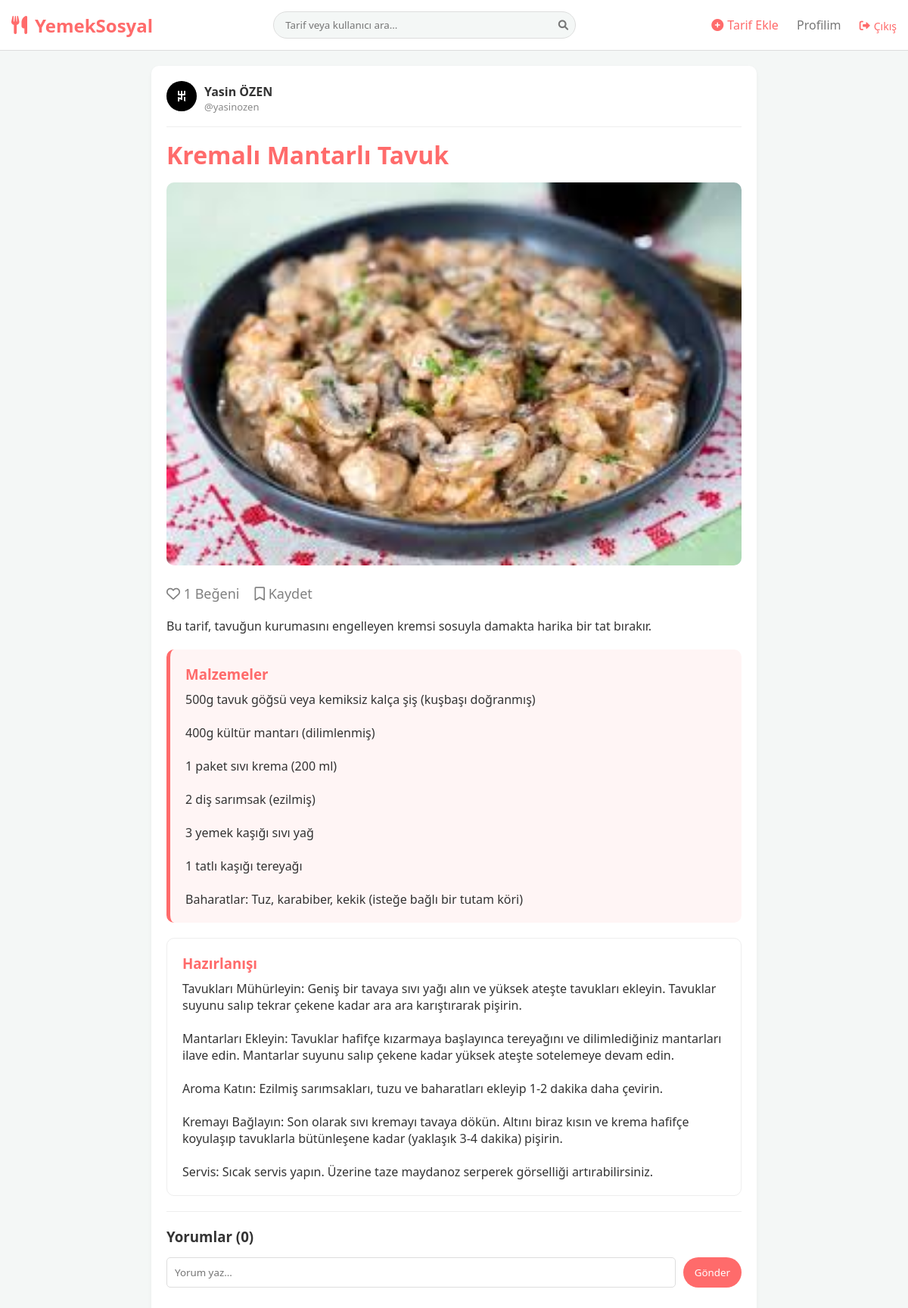
The page /tarif-detay.php?id=2 (signed in) on the database its author committed.
### tables this page shows
CREATE TABLE `recipes` (
  `id` int(11) NOT NULL,
  `user_id` int(11) DEFAULT NULL,
  `title` varchar(150) NOT NULL,
  `description` text DEFAULT NULL,
  `image` varchar(255) DEFAULT NULL,
  `ingredients` text DEFAULT NULL,
  `instructions` text DEFAULT NULL,
  `created_at` timestamp NOT NULL DEFAULT current_timestamp()
);

CREATE TABLE `users` (
  `id` int(11) NOT NULL,
  `username` varchar(50) NOT NULL,
  `full_name` varchar(100) NOT NULL,
  `email` varchar(100) NOT NULL,
  `phone` varchar(20) NOT NULL,
  `password` varchar(255) NOT NULL,
  `avatar` varchar(255) DEFAULT 'default.png',
  `verification_code` varchar(10) DEFAULT NULL,
  `is_verified` tinyint(1) DEFAULT 0,
  `created_at` timestamp NOT NULL DEFAULT current_timestamp(),
  `bio` text DEFAULT NULL,
  `role` enum('user','admin','manager') DEFAULT 'user'
);

### tarif-detay.php (the view, shortened to what this page needs)
<?php
include 'includes/header.php';
$recipe_id = $_GET['id'];
$my_id = $_SESSION['user_id'];
$stmt = $pdo->prepare("SELECT r.*, u.full_name, u.username, u.avatar
                       FROM recipes r JOIN users u ON r.user_id = u.id WHERE r.id = ?");
$stmt->execute([$recipe_id]);
$recipe = $stmt->fetch();
$liked = $pdo->query("SELECT count(*) FROM likes WHERE user_id=$my_id AND recipe_id=$recipe_id")->fetchColumn();
$saved = $pdo->query("SELECT count(*) FROM saved_recipes WHERE user_id=$my_id AND recipe_id=$recipe_id")->fetchColumn();
$like_count = $pdo->query("SELECT count(*) FROM likes WHERE recipe_id=$recipe_id")->fetchColumn();
$comments_stmt = $pdo->prepare("SELECT c.*, u.full_name, u.username, u.avatar
                                FROM comments c JOIN users u ON c.user_id = u.id
                                WHERE c.recipe_id = ? ORDER BY c.created_at DESC");
$comments_stmt->execute([$recipe_id]);
$comments = $comments_stmt->fetchAll();
?>
<div class="container" style="max-width: 800px; margin-top: 20px;">
    <div class="card">
        <div class="post-header" style="border-bottom: 1px solid #eee; padding-bottom: 15px; margin-bottom: 15px;">
            <a href="profil.php?kullanici=<?php echo $recipe['username']; ?>">
                <img src="uploads/<?php echo !empty($recipe['avatar']) ? $recipe['avatar'] : 'default.png'; ?>" class="avatar">
            </a>
            <div>
                <a href="profil.php?kullanici=<?php echo $recipe['username']; ?>" class="username" style="font-size: 16px;">
                    <?php echo htmlspecialchars($recipe['full_name']); ?>
                </a>
                <div style="color: #888; font-size: 13px;">@<?php echo $recipe['username']; ?></div>
            </div>
        </div>
        <h1 style="color: var(--primary); margin-bottom: 15px;"><?php echo htmlspecialchars($recipe['title']); ?></h1>
        <?php if($recipe['image']): ?>
            <img src="uploads/<?php echo $recipe['image']; ?>" style="width: 100%; border-radius: 10px; margin-bottom: 20px;">
        <?php endif; ?>
        <div style="display:flex; gap:20px; margin-bottom:20px; font-size:18px;">
            <a href="islem.php?begen=<?php echo $recipe_id; ?>" style="color: <?php echo $liked ? 'red' : 'gray'; ?>;">
                <i class="<?php echo $liked ? 'fas' : 'far'; ?> fa-heart"></i> <?php echo $like_count; ?> Beğeni
            </a>
            <a href="islem.php?kaydet=<?php echo $recipe_id; ?>" style="color: <?php echo $saved ? 'var(--primary)' : 'gray'; ?>;">
                <i class="<?php echo $saved ? 'fas' : 'far'; ?> fa-bookmark"></i> <?php echo $saved ? 'Kaydedildi' : 'Kaydet'; ?>
            </a>
        </div>
        <p style="font-size: 16px; margin-bottom: 20px;"><?php echo nl2br(htmlspecialchars($recipe['description'])); ?></p>
        <?php if (!empty(trim($recipe['ingredients']))): ?>
        <div style="background: #fff5f5; padding: 20px; border-radius: 10px; border-left: 5px solid var(--primary); margin-bottom: 20px;">
            <h3 style="color: var(--primary); margin-bottom: 10px;">Malzemeler</h3>
            <p><?php echo nl2br(htmlspecialchars($recipe['ingredients'])); ?></p>
        </div>
        <?php endif; ?>
        <?php if (!empty(trim($recipe['instructions']))): ?>
        <div style="padding: 20px; border: 1px solid #eee; border-radius: 10px; margin-bottom:20px;">
            <h3 style="color: var(--primary); margin-bottom: 10px;">Hazırlanışı</h3>
            <p><?php echo nl2br(htmlspecialchars($recipe['instructions'])); ?></p>
        </div>
        <?php endif; ?>
        <h3 style="margin-bottom:15px; border-top:1px solid #eee; padding-top:20px;">Yorumlar (<?php echo count($comments); ?>)</h3>
        <form action="islem.php" method="POST" style="margin-bottom:30px; display:flex; gap:10px;">
            <input type="text" name="comment" class="form-control" placeholder="Yorum yaz..." required>
            <button type="submit" name="yorum_yap" class="btn-primary">Gönder</button>
        </form>
    </div>
</div>
</body>
</html>

### css/style.css (style rules this page uses)
:root { --primary: #ff6b6b; --bg-color: #f4f7f6; --text-dark: #333; --text-grey: #777; --white: #fff; --border-radius: 10px; }
* { margin: 0; padding: 0; box-sizing: border_box; font-family: 'Segoe UI', sans-serif; }
body { background-color: var(--bg-color); color: var(--text-dark); }
a { text-decoration: none; color: inherit; }
.container { max-width: 1200px; margin: 0 auto; padding: 0 15px; }
.btn-primary { background: var(--primary); color: var(--white); padding: 8px 15px; border-radius: 20px; border: none; cursor: pointer; }
.card { background: var(--white); border-radius: var(--border-radius); padding: 20px; margin-bottom: 20px; box-shadow: 0 2px 5px rgba(0,0,0,0.05); }
.post-header { display: flex; align-items: center; gap: 10px; margin-bottom: 15px; }
.avatar { width: 40px; height: 40px; border-radius: 50%; object-fit: cover; background: #ddd; }
.username { font-weight: bold; font-size: 14px; }
.form-control { width: 100%; padding: 10px; border: 1px solid #ddd; border-radius: 5px; }

### rows shown on the page
recipes: user.avatar (picture), user.full_name "Yasin ÖZEN", user.username "yasinozen", title "Kremalı Mantarlı Tavuk", image (picture), description "Bu tarif, tavuğun kurumasını engelleyen kremsi sosuyla damakta harika bir tat bırakır.", ingredients "500g tavuk göğsü veya kemiksiz kalça şiş (kuşbaşı doğranmış) 400g kültür mantarı (dilimlenmiş) 1 paket sıvı krema (200 ml) 2 diş sarımsak (ezilmiş) 3 yemek kaşığı sıvı yağ 1 tatlı kaşığı tereyağı Baharatlar: Tuz, karabiber, kekik (isteğe bağlı bir tutam köri)", instructions "Tavukları Mühürleyin: Geniş bir tavaya sıvı yağı alın ve yüksek ateşte tavukları ekleyin. Tavuklar suyunu salıp tekrar çekene kadar ara ara karıştırarak pişirin. Mantarları Ekleyin: Tavuklar hafifçe kızarmaya başlayınca tereyağını ve dilimlediğiniz mantarları ilave edin. Mantarlar suyunu salıp çekene kadar yüksek ateşte sotelemeye devam edin. Aroma Katın: Ezilmiş sarımsakları, tuzu ve baharatları ekleyip 1-2 dakika daha çevirin. Kremayı Bağlayın: Son olarak sıvı kremayı tavaya dökün. Altını biraz kısın ve krema hafifçe koyulaşıp tavuklarla bütünleşene kadar (yaklaşık 3-4 dakika) pişirin. Servis: Sıcak servis yapın. Üzerine taze maydanoz serperek görselliği artırabilirsiniz."

### other values the page prints
$like_count "1"
count($comments) "0"
